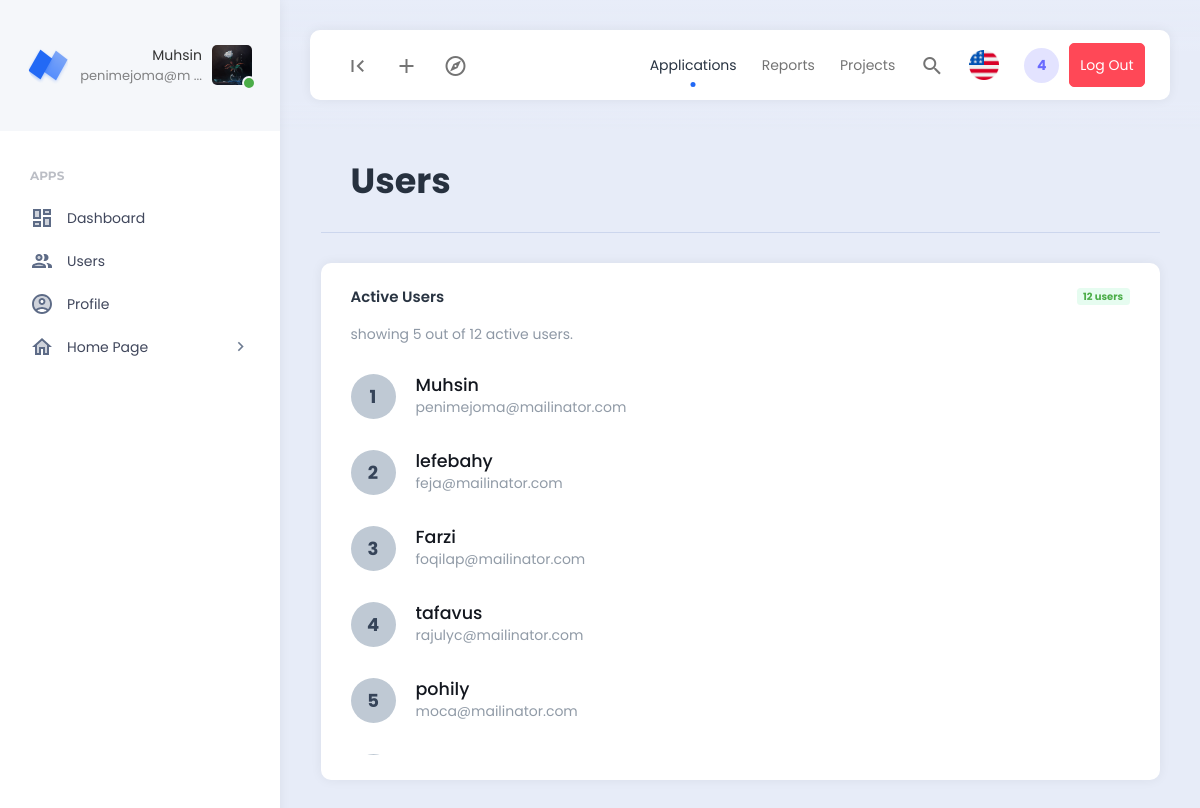
The page /backend/users.php (signed in) on the database its author committed.
### tables this page shows
CREATE TABLE `users` (
  `id` int NOT NULL,
  `name` varchar(200) NOT NULL,
  `email` varchar(200) NOT NULL,
  `password` varchar(100) NOT NULL,
  `profile_photo` varchar(200) NOT NULL DEFAULT 'default_dp.png'
);

### backend/components/footer.php (called while the page is built)
<?php require_once('scr-bodyEnd-htmlEnd.php')?>

### backend/users.php (the view)
<?php
require_once('components/header.php');
$user_count = "SELECT COUNT(*) AS userCount FROM users";
$user_count_final = mysqli_query($db_connect, $user_count);
$user_count_final_f_a = mysqli_fetch_assoc($user_count_final)['userCount'];
$user_select = "SELECT id, name , email FROM users";
$user_select_final = mysqli_query($db_connect, $user_select);
?>
<div class="app-content">
    <div class="content-wrapper">
        <div class="container">
            <div class="row">
                <div class="col">
                    <div class="page-description">
                        <h1>Users</h1>
                    </div>
                </div>
            </div>
            <div class="row">
                <div class="col">
                    <div class="card widget widget-list">
                        <div class="card-header">
                            <h5 class="card-title">Active Users<span class="badge badge-success badge-style-light">
                                    <?= $user_count_final_f_a ?> users
                                </span>
                            </h5>
                        </div>
                        <div class="card-body">
                            <span class="text-muted m-b-xs d-block">showing 5 out of
                                <?= $user_count_final_f_a ?> active users.
                            </span>
                            <ul class="widget-list-content list-unstyled" style="height: 400px; overflow-y: scroll;">
                                <?php foreach ($user_select_final as $key => $users): ?>
                                    <li class="widget-list-item widget-list-item-green my-2">
                                        <span class="widget-list-item-avatar">
                                            <div class="avatar avatar-rounded">
                                                <div class="avatar-title">
                                                    <?= $key + 1 ?>
                                                </div>
                                            </div>
                                        </span>
                                        <span class="widget-list-item-description">
                                            <h5 class="widget-list-item-description-title m-0">
                                                <?= ($users['name']) ?>
                                            </h5>
                                            <span class="widget-list-item-description-subtitle">
                                                <?= ($users['email']) ?>
                                            </span>
                                        </span>
                                    </li>
                                <?php endforeach; ?>
                            </ul>
                        </div>
                    </div>
                </div>
            </div>
<?php require_once('components/footer.php'); ?>

### backend/components/html_syn-head.php (shortened to what this page needs)
<!DOCTYPE html>
<html lang="en">
<head>
    <link href="./assets/plugins/bootstrap/css/bootstrap.min.css" rel="stylesheet">
    <link href="./assets/plugins/perfectscroll/perfect-scrollbar.css" rel="stylesheet">
    <link href="./assets/plugins/pace/pace.css" rel="stylesheet">
    <link href="./assets/css/main.min.css" rel="stylesheet">
    <link href="./assets/css/custom.css" rel="stylesheet">
</head>
<body>

### backend/components/header.php (shortened to what this page needs)
<?php
$db_connect = mysqli_connect('localhost', 'root', '', 'neptune_again');
$s_id = $_SESSION['select_id'];
$select_dp = "SELECT profile_photo FROM users WHERE id = '$s_id'";
$select_dp_final = mysqli_query($db_connect, $select_dp);
$select_dp_assoc = mysqli_fetch_assoc($select_dp_final)['profile_photo'];
require_once('html_syn-head.php');
?>
<div class="app align-content-stretch d-flex flex-wrap">
    <div class="app-sidebar">
        <div class="logo">
            <a href="dashboard.php" class="logo-icon"><span class="logo-text">Neptune</span></a>
            <div class="sidebar-user-switcher user-activity-online">
                <a href="#">
                    <img src="./uploads/dp/<?=$select_dp_assoc?>" alt="<?=$select_dp_assoc?>">
                    <span class="activity-indicator"></span>
                    <span class="user-info-text">
                        <?php
                        $name = $_SESSION['select_name'];
                        if (strlen($name) <=10) {
                            echo $name;
                        } else {
                            echo substr($name, 0, 10).' ...';
                        }
                        ?><br>
                        <span class="user-state-info">
                            <?php
                            $email = $_SESSION['select_email'];
                            if (strlen($email) <=12) {
                                echo $email;
                            } else {
                                echo substr($email, 0, 12).' ...';
                            }
                            ?>
                        </span>
                    </span>
                </a>
            </div>
        </div>
        <div class="app-menu">
            <ul class="accordion-menu">
                <li class="sidebar-title">
                    Apps
                </li>
                <li>
                    <a href="dashboard.php" class="active"><i class="material-icons-two-tone">dashboard</i>Dashboard</a>
                </li>
                <li>
                    <a href="users.php" class="active"><i class="material-icons-two-tone">group</i>Users</a>
                </li>
                <li>
                    <a href="profile.php" class="active"><i class="material-icons-two-tone">account_circle</i>Profile</a>
                </li>
                <li>
                    <a href=""><i class="material-icons-two-tone">home</i>Home Page<i
                            class="material-icons has-sub-menu">keyboard_arrow_right</i></a>
                </li>
            </ul>
        </div>
    </div>
    <div class="app-container">
        <div class="app-header">
            <nav class="navbar navbar-light navbar-expand-lg">
                <div class="container-fluid">
                    <div class="navbar-nav" id="navbarNav">
                        <ul class="navbar-nav">
                            <li class="nav-item">
                                <a class="nav-link hide-sidebar-toggle-button" href="#"><i
                                        class="material-icons">first_page</i></a>
                            </li>
                            <li class="nav-item dropdown hidden-on-mobile">
                                <a class="nav-link dropdown-toggle" href="#" id="addDropdownLink" role="button"
                                    data-bs-toggle="dropdown" aria-expanded="false">
                                    <i class="material-icons">add</i>
                                </a>
                            </li>
                            <li class="nav-item dropdown hidden-on-mobile">
                                <a class="nav-link dropdown-toggle" href="#" id="exploreDropdownLink" role="button"
                                    data-bs-toggle="dropdown" aria-expanded="false">
                                    <i class="material-icons-outlined">explore</i>
                                </a>
                            </li>
                        </ul>
                    </div>
                    <div class="d-flex">
                        <ul class="navbar-nav">
                            <li class="nav-item hidden-on-mobile">
                                <a class="nav-link active" href="#">Applications</a>
                            </li>
                            <li class="nav-item hidden-on-mobile">
                                <a class="nav-link" href="#">Reports</a>
                            </li>
                            <li class="nav-item hidden-on-mobile">
                                <a class="nav-link" href="#">Projects</a>
                            </li>
                            <li class="nav-item">
                                <a class="nav-link toggle-search" href="#"><i class="material-icons">search</i></a>
                            </li>
                            <li class="nav-item hidden-on-mobile">
                                <a class="nav-link language-dropdown-toggle" href="#" id="languageDropDown"
                                    data-bs-toggle="dropdown"><img src="./assets/images/flags/us.png" alt=""></a>
                            </li>
                            <li class="nav-item hidden-on-mobile">
                                <a class="nav-link nav-notifications-toggle" id="notificationsDropDown" href="#"
                                    data-bs-toggle="dropdown">4</a>
                            </li>
                            <li class="hidden-on-mobile">
                                <a href="log_in.php" class="btn btn-danger">Log Out</a>
                            </li>
                        </ul>
                    </div>
                </div>
            </nav>
        </div>

### backend/components/scr-bodyEnd-htmlEnd.php (shortened to what this page needs)
</body>
</html>

### rows shown on the page
users: profile_photo (picture), name "Muhsin", email "penimejoma@mailinator.com"
users: name "lefebahy", email "feja@mailinator.com"
users: name "Farzi", email "foqilap@mailinator.com"
users: name "tafavus", email "rajulyc@mailinator.com"
users: name "pohily", email "moca@mailinator.com"

### other values the page prints
$name "Muhsin"
substr($email, 0, 12) "penimejoma@m"
$user_count_final_f_a "12"
